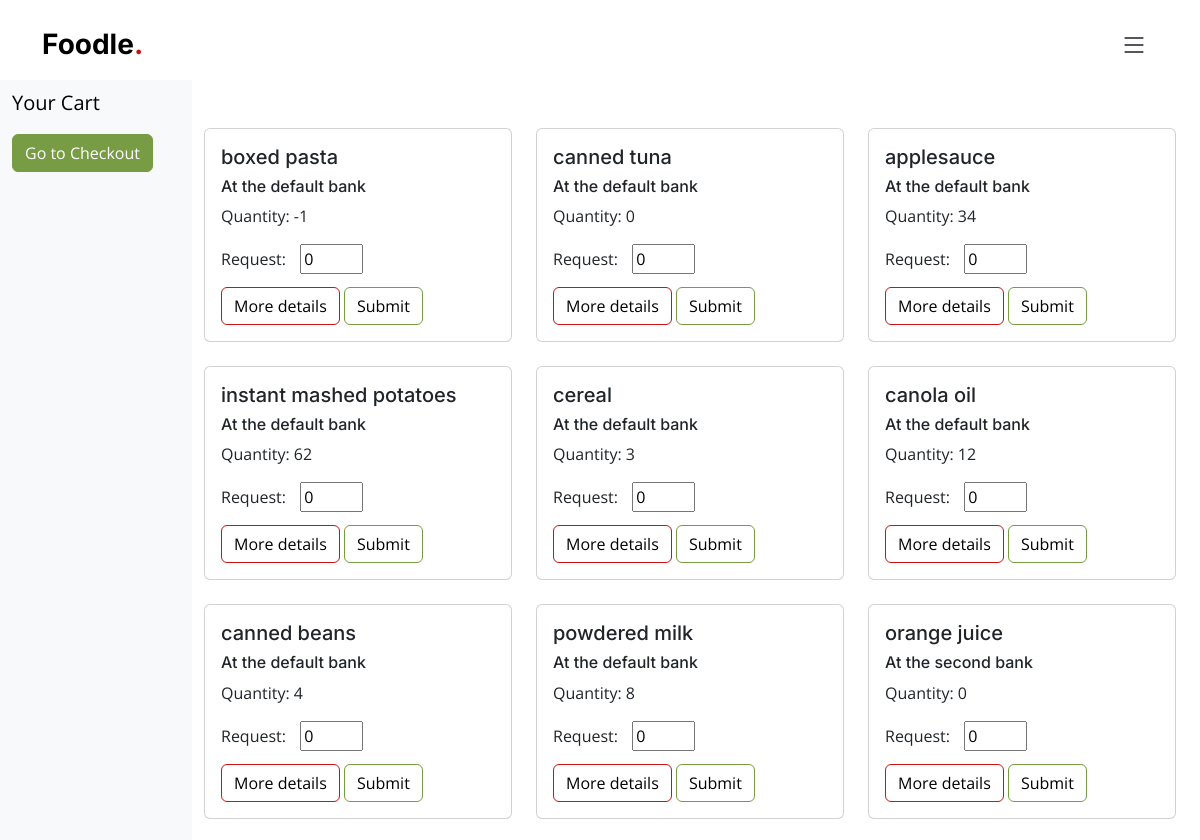
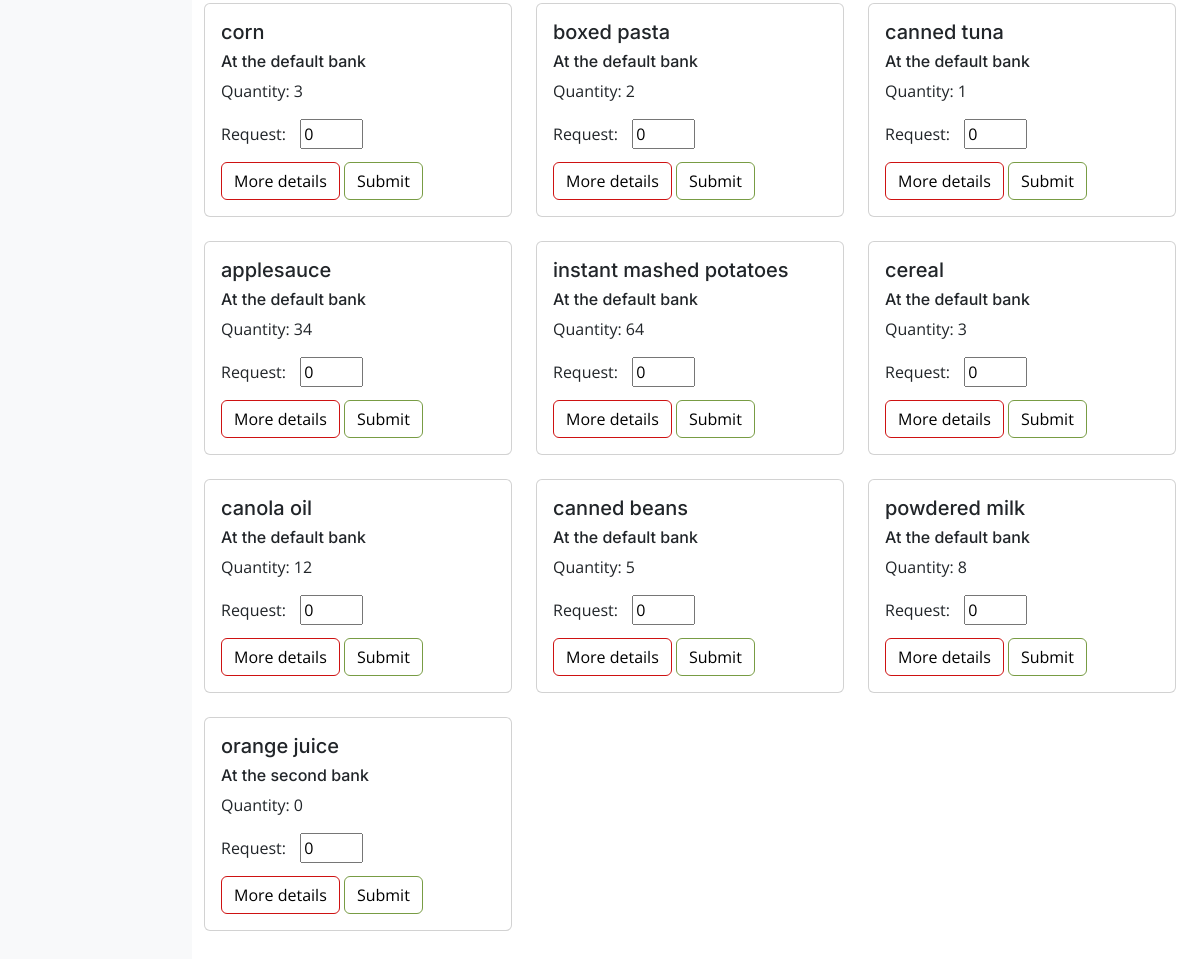
Page /inventory (signed in) on the committed database (2 pictures, top to bottom).
### app.py (models this page shows, shortened)
class Inventory(db.Model):
    id= db.Column(db.Integer, primary_key=True)
    name = db.Column(db.String)
    qty = db.Column(db.Integer)
    description = db.Column(db.String(255))
    bank = db.Column(db.String(255))
    tags = db.Column(db.String(255))
    total_tags = db.Column(db.String(255), default="Vegan|Vegetarian|Gluten-free|Dairy-free|Nut-free|Non-GMO|Sugar-free|Halal|Kosher")

### app.py (the view, shortened to what this page needs)
@app.route('/inventory', methods=["POST","GET"])
@login_required
def inventory():
    all_inventory = Inventory.query.all()
    cart = session.get('cart', [])
    session['cart'] = cart
    return render_template("inventory.html", invent_list=all_inventory, cart=cart)

### app.py (called while the page is built)
@login_manager.user_loader
def load_user(user_id):
    return User.query.get(int(user_id))

### templates/inventory.html (shortened to what this page needs)
{%extends "base.html"%}
{%block content%}
<section class="seperate">
  <div class="row vh-100 overflow-auto">
    <div class="col-12 col-sm-3 col-xl-2 px-sm-2 px-0 bg-light d-flex sticky-top">
      <div class="d-flex flex-sm-column flex-row flex-grow-1 align-items-center align-items-sm-start px-3 pt-2 text-clack">
        <a href="/" class="d-flex align-items-center pb-sm-3 mb-md-0 me-md-auto text-black text-decoration-none">
          <span class="fs-5">Your Cart</span>
        </a>
        <ul class="nav nav-pills flex-sm-column flex-row flex-nowrap flex-shrink-1 flex-sm-grow-0 flex-grow-1 mb-sm-auto mb-0 justify-content-center align-items-center align-items-sm-start" id="menu">
            <li>
              <a class="btn btn-success" href="/checkout" role="button">Go to Checkout</a>
            </li>
        </ul>
      </div>
    </div>
      <div class="col d-flex flex-column h-100">
        <div class="row">
          <div class="row row-cols-1 row-cols-md-3 g-4">
            {%for thing in invent_list%}
            <div class="col">
              <div class="card">
                <form action="/inventory" method="POST">
                <div class="card-body">
                  <h5 class="card-title">{{thing.name}}</h5>
                  <h6>At the {{thing.bank}} bank</h6>
                  <p class="card-text">
                    <label for="qty">Quantity: {{thing.qty}}</label>
                <p style="display: inline-block; margin-right: 10px;">Request:</p>
                <input type="number" id="qty" name="qty" min="0" max="100" step="1" value="0" style="display: inline-block; ">
                <br>
                <button type="button" class="btn btn-outline-danger" data-bs-toggle="modal" data-bs-target="#exampleModal{{ loop.index }}">
                  More details
                </button>
                <button type="submit" class="btn btn-outline-success" name="food_picked">Submit</button>
                </div>
              </form>
              </div>
            </div>
            {%endfor%}
          </div>
      </div>
  </div>
</div>
</section>
{%endblock%}

### templates/base.html (shortened to what this page needs)
<!doctype html>
<html lang="en">
  <head>
    <link href="static/assets/vendor/bootstrap/css/bootstrap.min.css" rel="stylesheet">
    <link href="static/assets/vendor/bootstrap-icons/bootstrap-icons.css" rel="stylesheet">
    <link href="static/assets/vendor/aos/aos.css" rel="stylesheet">
    <link href="static/assets/vendor/glightbox/css/glightbox.min.css" rel="stylesheet">
    <link href="static/assets/vendor/swiper/swiper-bundle.min.css" rel="stylesheet">
    <link href="static/assets/css/main.css" rel="stylesheet">
  </head>
  <body>
    <header id="header" class="header fixed-top d-flex align-items-center z-index-n2	">
      <div class="container d-flex align-items-center justify-content-between z-index-n2	">
        <a href="/" class="logo d-flex align-items-center me-auto me-lg-0">
          <h1>Foodle<span>.</span></h1>
        </a>
        {% block navbar %}
        <i class="mobile-nav-toggle mobile-nav-show bi bi-list"></i>
      </div>
      {% endblock %}
    </header>
    {%block content%}
    {%endblock%}
  </body>
</html>

### static/assets/css/main.css (style rules this page uses)
.btn-success { background-color: #789c44; border-color: #789c44; color:white }
.btn-outline-danger { border-color:#ce1212; border-width: 1.5px; color:black; }
.btn-outline-success { border-color:#789c44; border-width: 1.5px; color:black; }
:root { --font-default: "Open Sans", system-ui, -apple-system, "Segoe UI", Roboto, "Helvetica Neue", Arial, "Noto Sans", "Liberation Sans", sans-serif, "Apple Color Emoji", "Segoe UI Emoji", "Segoe UI Symbol", "Noto Color Emoji"; --font-primary: "Amatic SC", sans-serif; --font-secondary: "Inter", sans-serif; }
:root { --color-default: #212529; --color-primary: #ce1212; --color-secondary: #37373f; }
:root { scroll-behavior: smooth; }
body { font-family: var(--font-default); color: var(--color-default); }
a { color: var(--color-primary); text-decoration: none; }
h1, h2, h3, h4, h5, h6 { font-family: var(--font-secondary); }
section { overflow: hidden; padding: 80px 0; scroll-margin-top: 90px; overflow: clip; }
.header { background: #fff; transition: all 0.5s; z-index: 997; height: 90px; border-bottom: 1px solid #fff; }
.header .logo h1 { font-size: 28px; font-weight: 700; color: #000; margin: 0; font-family: var(--font-secondary); }
.header .logo h1 span { color: var(--color-primary); }
@media (max-width: 1279px) { .mobile-nav-show { color: var(--color-secondary); font-size: 28px; cursor: pointer; line-height: 0; transition: 0.5s; z-index: 9999; margin: 0 10px 0 20px; } }

### templates/base.html (style rules this page uses)
.header { z-index: 1000; }

### rows in the picture
Inventory: name "boxed pasta", bank "default", qty "-1"
Inventory: name "canned tuna", bank "default", qty "0"
Inventory: name "applesauce", bank "default", qty "34"
Inventory: name "instant mashed potatoes", bank "default", qty "62"
Inventory: name "cereal", bank "default", qty "3"
Inventory: name "canola oil", bank "default", qty "12"
Inventory: name "canned beans", bank "default", qty "4"
Inventory: name "powdered milk", bank "default", qty "8"
Inventory: name "orange juice", bank "second", qty "0"
Inventory: name "corn", bank "default", qty "3"
Inventory: name "boxed pasta", bank "default", qty "2"
Inventory: name "canned tuna", bank "default", qty "1"
Inventory: name "applesauce", bank "default", qty "34"
Inventory: name "instant mashed potatoes", bank "default", qty "64"
Inventory: name "cereal", bank "default", qty "3"
Inventory: name "canola oil", bank "default", qty "12"
Inventory: name "canned beans", bank "default", qty "5"
Inventory: name "powdered milk", bank "default", qty "8"
Inventory: name "orange juice", bank "second", qty "0"
